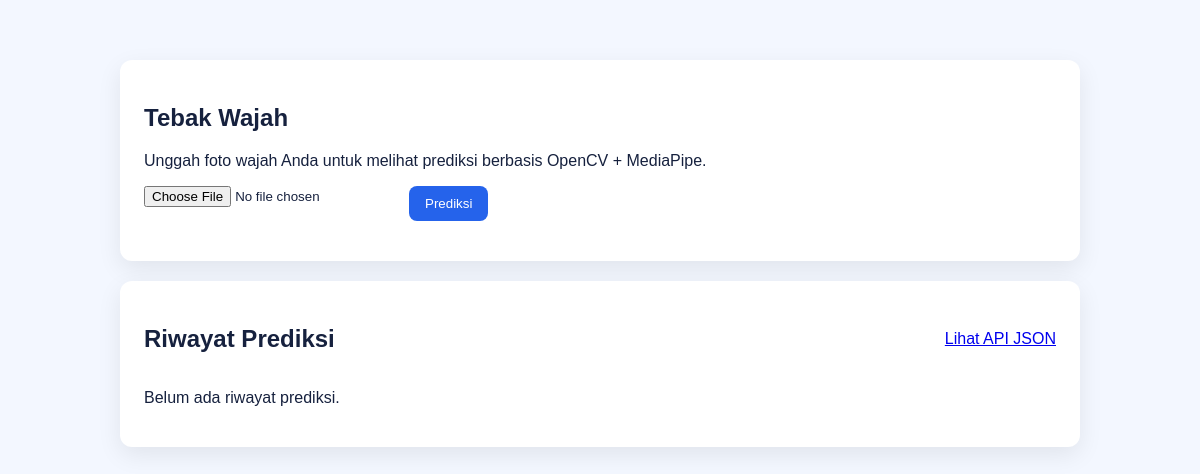
Before: / with the older database file.
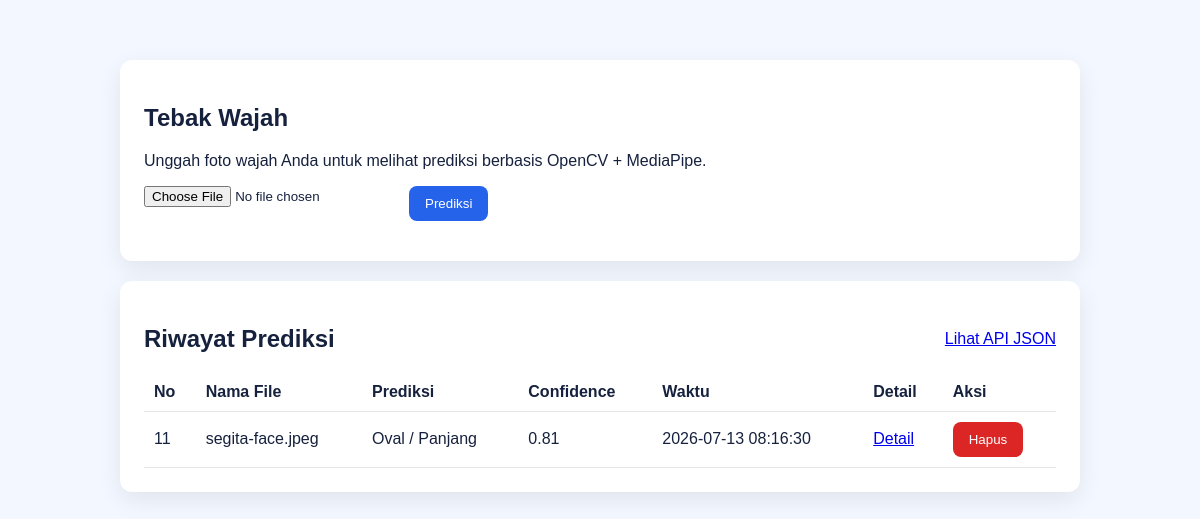
After: the same page with the newer database file.
### tables this page shows
CREATE TABLE predictions (
            id INTEGER PRIMARY KEY AUTOINCREMENT,
            filename TEXT NOT NULL,
            prediction TEXT NOT NULL,
            confidence REAL NOT NULL,
            created_at TIMESTAMP DEFAULT CURRENT_TIMESTAMP
        , image_path TEXT, details TEXT, face_width REAL DEFAULT 0, face_height REAL DEFAULT 0, forehead_width REAL DEFAULT 0, jaw_width REAL DEFAULT 0);

### app.py (the view, shortened to what this page needs)
@app.route("/", methods=["GET", "POST"])
def index():
    history = get_predictions()
    return render_template("index.html", history=history, prediction=None, confidence=None, uploaded_name=None, prediction_id=None)

### database/db.py (called while the page is built)
def get_connection():
    DB_PATH.parent.mkdir(parents=True, exist_ok=True)
    conn = sqlite3.connect(DB_PATH)
    conn.row_factory = sqlite3.Row
    return conn

def get_predictions(limit=10):
    conn = get_connection()
    rows = conn.execute(
        """
        SELECT id, filename, prediction, confidence, created_at, image_path, details, face_width, face_height, forehead_width, jaw_width
        FROM predictions ORDER BY id DESC LIMIT ?
        """,
        (limit,),
    ).fetchall()
    conn.close()
    return [dict(row) for row in rows]

### templates/index.html (shortened to what this page needs)
<!doctype html>
<html lang="id">
  <head>
    <link rel="stylesheet" href="{{ url_for('static', filename='css/style.css') }}" />
  </head>
  <body>
    <main class="container">
      <section class="card">
        <h1>Tebak Wajah</h1>
        <p>Unggah foto wajah Anda untuk melihat prediksi berbasis OpenCV + MediaPipe.</p>
        <form action="{{ url_for('index') }}" method="post" enctype="multipart/form-data">
          <input type="file" name="file" accept="image/*" required />
          <button type="submit">Prediksi</button>
        </form>
      </section>
      <section class="card">
        <div class="history-head">
          <h2>Riwayat Prediksi</h2>
          <a href="{{ url_for('api_history') }}">Lihat API JSON</a>
        </div>
        {% if history %}
          <table>
            <thead>
              <tr>
                <th>No</th>
                <th>Nama File</th>
                <th>Prediksi</th>
                <th>Confidence</th>
                <th>Waktu</th>
                <th>Detail</th>
                <th>Aksi</th>
              </tr>
            </thead>
            <tbody>
              {% for item in history %}
                <tr>
                  <td>{{ item.id }}</td>
                  <td>{{ item.filename }}</td>
                  <td>{{ item.prediction }}</td>
                  <td>{{ item.confidence }}</td>
                  <td>{{ item.created_at }}</td>
                  <td><a href="{{ url_for('detail_result', prediction_id=item.id) }}">Detail</a></td>
                  <td>
                    <form action="{{ url_for('delete_history', prediction_id=item.id) }}" method="post" class="inline-form">
                      <button class="danger" type="submit">Hapus</button>
                    </form>
                  </td>
                </tr>
              {% endfor %}
            </tbody>
          </table>
        {% else %}
          <p>Belum ada riwayat prediksi.</p>
        {% endif %}
      </section>
    </main>
  </body>
</html>

### static/css/style.css (style rules this page uses)
body { font-family: Arial, sans-serif; background: #f3f7ff; color: #16213e; margin: 0; padding: 0; }
.container { max-width: 960px; margin: 40px auto; padding: 20px; }
.card { background: #fff; border-radius: 12px; padding: 24px; box-shadow: 0 8px 24px rgba(0, 0, 0, 0.08); margin-bottom: 20px; }
form { display: flex; gap: 12px; flex-wrap: wrap; margin: 16px 0; }
button { background: #2563eb; color: white; border: none; border-radius: 8px; padding: 10px 16px; cursor: pointer; }
button.danger { background: #dc2626; }
.history-head { display: flex; justify-content: space-between; align-items: center; gap: 12px; }
.inline-form { margin: 0; }
table { width: 100%; border-collapse: collapse; }
th, td { border-bottom: 1px solid #e5e7eb; padding: 10px; text-align: left; }

Changed rows visible on the page:
added predictions: id "11", filename "segita-face.jpeg", prediction "Oval / Panjang", confidence "0.81", created_at "2026-07-13 08:16:30"
Other visible differences:
text no longer shown: "Belum ada riwayat prediksi."
text now shown: "No Nama File Prediksi Confidence Waktu Detail Aksi"
